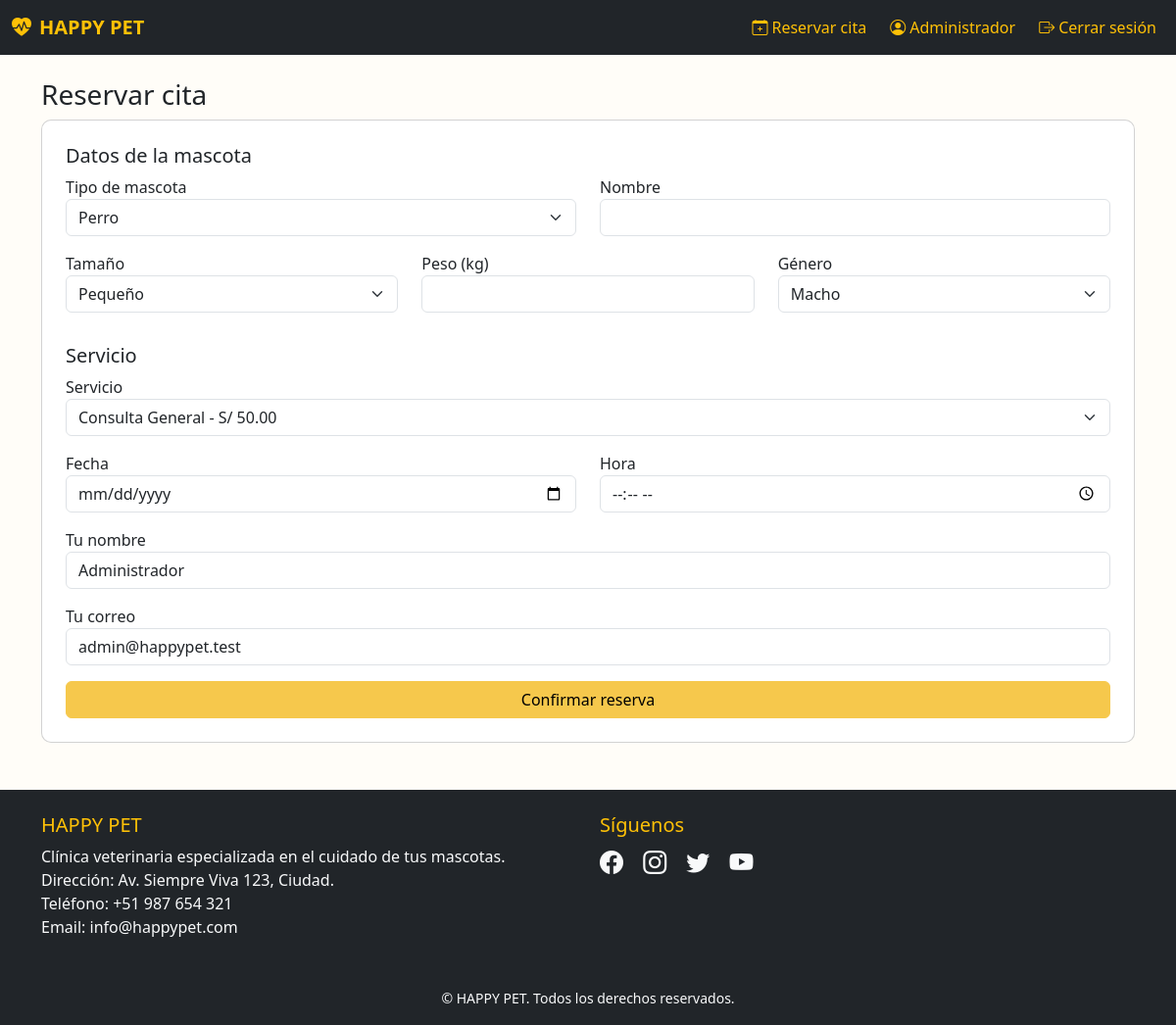
Screenshot of /reservar (signed in) with the database file from the repository.
### app.py (models this page shows, shortened)
class User(UserMixin, db.Model):
    id = db.Column(db.Integer, primary_key=True)
    email = db.Column(db.String(120), unique=True, nullable=False)
    password_hash = db.Column(db.String(128), nullable=False)
    is_admin = db.Column(db.Boolean, default=False)
    name = db.Column(db.String(100))

### app.py (the view, shortened to what this page needs)
@app.route('/reservar', methods=['GET','POST'])
def reservar():
    services = Service.query.all()
    return render_template('user/reservar.html', services=services)

### app.py (called while the page is built)
@login_manager.user_loader
def load_user(user_id):
    return User.query.get(int(user_id))

### templates/user/reservar.html (shortened to what this page needs)
{% extends 'base.html' %}
{% block body %}
<nav class="navbar navbar-dark bg-dark navbar-expand-lg">
  <div class="container-fluid">
    <a class="navbar-brand d-flex align-items-center" href="/">
      <i class="bi bi-heart-pulse-fill me-2 text-warning"></i>
      <strong class="text-warning">HAPPY PET</strong>
    </a>
    <div class="collapse navbar-collapse" id="navbarNav">
      <ul class="navbar-nav ms-auto d-flex flex-row align-items-center">
        <li class="nav-item me-2">
          <a class="nav-link text-warning d-flex align-items-center" href="/reservar">
            <i class="bi bi-calendar-plus me-1"></i> Reservar cita
          </a>
        </li>
        {% if current_user.is_authenticated %}
        <li class="nav-item me-2">
          <a class="nav-link text-warning d-flex align-items-center" href="#">
            <i class="bi bi-person-circle me-1"></i> {{ current_user.name }}
          </a>
        </li>
        <li class="nav-item">
          <a class="nav-link text-warning d-flex align-items-center" href="/logout">
            <i class="bi bi-box-arrow-right me-1"></i> Cerrar sesión
          </a>
        </li>
        {% else %}
        <li class="nav-item">
          <a class="nav-link text-warning d-flex align-items-center" href="/login">
            <i class="bi bi-box-arrow-in-right me-1"></i> Ingresar
          </a>
        </li>
        {% endif %}
      </ul>
    </div>
  </div>
</nav>
<div class="container mt-4">
  <h3 class="text-ligth">Reservar cita</h3>
  <form method="post" id="reserveForm" class="card p-4">
    <h5>Datos de la mascota</h5>
    <div class="row">
      <div class="col-md-6 mb-3">
        <label>Tipo de mascota</label>
        <select name="pet_type" class="form-select">
          <option>Perro</option><option>Gato</option><option>Otro</option>
        </select>
      </div>
      <div class="col-md-6 mb-3">
        <label>Nombre</label>
        <input name="pet_name" class="form-control" required>
      </div>
      <div class="col-md-4 mb-3">
        <label>Tamaño</label>
        <select name="pet_size" class="form-select">
          <option>Pequeño</option><option>Mediano</option><option>Grande</option>
        </select>
      </div>
      <div class="col-md-4 mb-3">
        <label>Peso (kg)</label>
        <input type="number" step="0.1" name="pet_weight" class="form-control">
      </div>
      <div class="col-md-4 mb-3">
        <label>Género</label>
        <select name="pet_gender" class="form-select">
          <option>Macho</option><option>Hembra</option>
        </select>
      </div>
    </div>
    <h5 class="mt-3">Servicio</h5>
    <div class="mb-3">
      <label>Servicio</label>
      <select name="service_id" class="form-select">
        {% for s in services %}
        <option value="{{ s.id }}">{{ s.name }} - S/ {{ '%.2f'|format(s.price) }}</option>
        {% endfor %}
      </select>
    </div>
    <div class="row">
      <div class="col-md-6 mb-3">
        <label>Fecha</label>
        <input type="date" name="date" class="form-control" required>
      </div>
      <div class="col-md-6 mb-3">
        <label>Hora</label>
        <input type="time" name="time" class="form-control" required>
      </div>
    </div>
    <div class="mb-3">
      <label>Tu nombre</label>
      <input name="owner_name" class="form-control" value="{{ current_user.name if current_user.is_authenticated else '' }}">
    </div>
    <div class="mb-3">
      <label>Tu correo</label>
      <input name="owner_email" type="email" class="form-control" value="{{ current_user.email if current_user.is_authenticated else '' }}">
    </div>
    <button class="btn btn-warning w-100">Confirmar reserva</button>
  </form>
</div>
<footer class="bg-dark text-light mt-5 pt-4 pb-3">
  <div class="container">
    <div class="row">
      <div class="col-md-6 mb-3">
        <h5 class="text-warning">HAPPY PET</h5>
        <p>Clínica veterinaria especializada en el cuidado de tus mascotas.<br>
           Dirección: Av. Siempre Viva 123, Ciudad.<br>
           Teléfono: +51 987 654 321<br>
           Email: info@happypet.com</p>
      </div>
      <div class="col-md-6 mb-3">
        <h5 class="text-warning">Síguenos</h5>
        <a href="#" class="text-light me-3 fs-4"><i class="bi bi-facebook"></i></a>
        <a href="#" class="text-light me-3 fs-4"><i class="bi bi-instagram"></i></a>
        <a href="#" class="text-light me-3 fs-4"><i class="bi bi-twitter"></i></a>
        <a href="#" class="text-light me-3 fs-4"><i class="bi bi-youtube"></i></a>
      </div>
    </div>
    <div class="text-center mt-3">
      <small>&copy; {{ current_year }} HAPPY PET. Todos los derechos reservados.</small>
    </div>
  </div>
</footer>
{% endblock %}

### static/style.css (style rules this page uses)
:root { --primary-yellow: #F6C84C; }
body { background: #fffdf8; }
.navbar-brand strong { color: var(--primary-yellow); }
.btn-warning { background: var(--primary-yellow); border-color: var(--primary-yellow); color:#000; }
.card { border-radius:10px; }

### rows the page displays
User: name "Administrador", owner_name "Administrador", owner_email "admin@happypet.test"

### other values shown
form field service_id "Consulta General - S/ 50.00"
